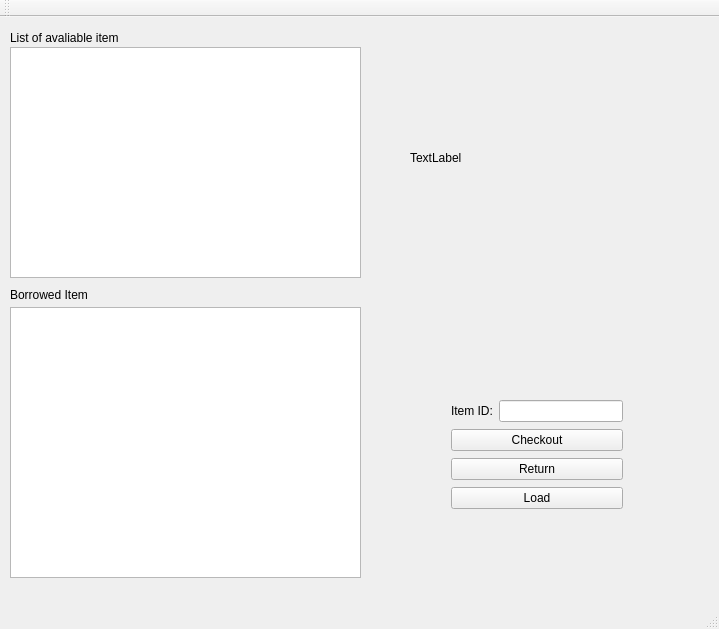
<?xml version="1.0" encoding="UTF-8"?>
<ui version="4.0">
 <class>MainWindow</class>
 <widget class="QMainWindow" name="MainWindow">
  <property name="geometry">
   <rect>
    <x>0</x>
    <y>0</y>
    <width>719</width>
    <height>629</height>
   </rect>
  </property>
  <property name="windowTitle">
   <string>MainWindow</string>
  </property>
  <widget class="QWidget" name="centralWidget">
   <widget class="QLabel" name="label">
    <property name="geometry">
     <rect>
      <x>10</x>
      <y>10</y>
      <width>241</width>
      <height>21</height>
     </rect>
    </property>
    <property name="text">
     <string>List of avaliable item</string>
    </property>
   </widget>
   <widget class="QTableView" name="AvaliableItem">
    <property name="geometry">
     <rect>
      <x>10</x>
      <y>30</y>
      <width>351</width>
      <height>231</height>
     </rect>
    </property>
   </widget>
   <widget class="QLabel" name="label_2">
    <property name="geometry">
     <rect>
      <x>10</x>
      <y>270</y>
      <width>231</width>
      <height>16</height>
     </rect>
    </property>
    <property name="text">
     <string>Borrowed Item</string>
    </property>
   </widget>
   <widget class="QTableView" name="BorrowedItem">
    <property name="geometry">
     <rect>
      <x>10</x>
      <y>290</y>
      <width>351</width>
      <height>271</height>
     </rect>
    </property>
   </widget>
   <widget class="QLabel" name="label_img">
    <property name="geometry">
     <rect>
      <x>410</x>
      <y>80</y>
      <width>221</width>
      <height>121</height>
     </rect>
    </property>
    <property name="text">
     <string>TextLabel</string>
    </property>
   </widget>
   <widget class="QLabel" name="label_Error">
    <property name="geometry">
     <rect>
      <x>430</x>
      <y>510</y>
      <width>221</width>
      <height>16</height>
     </rect>
    </property>
    <property name="text">
     <string/>
    </property>
   </widget>
   <widget class="QWidget" name="">
    <property name="geometry">
     <rect>
      <x>440</x>
      <y>371</y>
      <width>194</width>
      <height>134</height>
     </rect>
    </property>
    <layout class="QVBoxLayout" name="verticalLayout">
     <item>
      <layout class="QHBoxLayout" name="horizontalLayout">
       <item>
        <widget class="QLabel" name="label_3">
         <property name="text">
          <string>Item ID:</string>
         </property>
        </widget>
       </item>
       <item>
        <widget class="QLineEdit" name="lineEdit_ItemId"/>
       </item>
      </layout>
     </item>
     <item>
      <widget class="QPushButton" name="pushButton_CheckOut">
       <property name="text">
        <string>Checkout</string>
       </property>
      </widget>
     </item>
     <item>
      <widget class="QPushButton" name="pushButton_Return">
       <property name="text">
        <string>Return</string>
       </property>
      </widget>
     </item>
     <item>
      <widget class="QPushButton" name="pushButton_Load">
       <property name="text">
        <string>Load</string>
       </property>
      </widget>
     </item>
    </layout>
   </widget>
  </widget>
  <widget class="QMenuBar" name="menuBar">
   <property name="geometry">
    <rect>
     <x>0</x>
     <y>0</y>
     <width>719</width>
     <height>22</height>
    </rect>
   </property>
  </widget>
  <widget class="QToolBar" name="mainToolBar">
   <attribute name="toolBarArea">
    <enum>TopToolBarArea</enum>
   </attribute>
   <attribute name="toolBarBreak">
    <bool>false</bool>
   </attribute>
  </widget>
  <widget class="QStatusBar" name="statusBar"/>
 </widget>
 <layoutdefault spacing="6" margin="11"/>
 <resources/>
 <connections/>
</ui>
